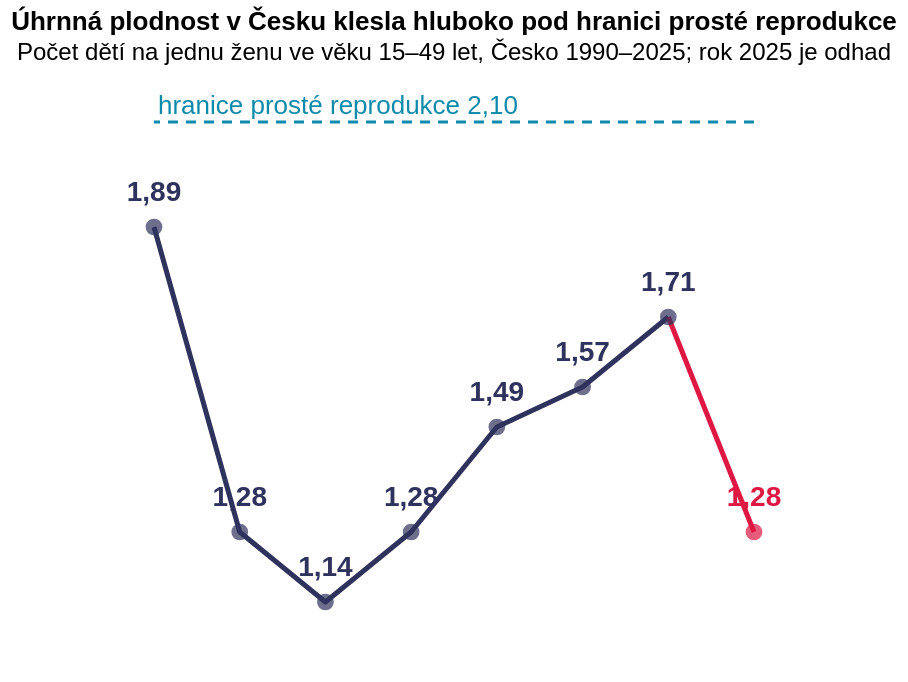

The Vega-Lite source for this figure:
### Vega-Lite specification from a JSON file in a GitHub repository (floating-point values rounded to 4 significant figures)
{"$schema": "https://vega.github.io/schema/vega-lite/v5.json", "title": {"text": "Úhrnná plodnost v Česku klesla hluboko pod hranici prosté reprodukce", "subtitle": "Počet dětí na jednu ženu ve věku 15–49 let, Česko 1990–2025; rok 2025 je odhad"}, "_source": "[ČSÚ, časové řady úhrnné plodnosti](https://csu.gov.cz/produkty/oby_cr); rok 2025 odhad (kulatý stůl Poslanecké sněmovny, 27. 4. 2026)", "height": 300, "data": {"values": [{"rok": 1990, "tfr": 1.89, "label": "1,89", "typ": "data", "predstava": "asi 19 dětí na 10 žen"}, {"rok": 1995, "tfr": 1.28, "label": "1,28", "typ": "data", "predstava": "zhruba 5 dětí na 4 ženy"}, {"rok": 2000, "tfr": 1.14, "label": "1,14", "typ": "data", "predstava": "asi 8 dětí na 7 žen"}, {"rok": 2005, "tfr": 1.28, "label": "1,28", "typ": "data", "predstava": "zhruba 5 dětí na 4 ženy"}, {"rok": 2010, "tfr": 1.49, "label": "1,49", "typ": "data", "predstava": "skoro 3 děti na 2 ženy"}, {"rok": 2015, "tfr": 1.57, "label": "1,57", "typ": "data", "predstava": "asi 11 dětí na 7 žen"}, {"rok": 2020, "tfr": 1.71, "label": "1,71", "typ": "data", "predstava": "asi 12 dětí na 7 žen"}, {"rok": 2025, "tfr": 1.28, "label": "1,28", "typ": "odhad", "predstava": "zhruba 5 dětí na 4 ženy"}]}, "layer": [{"data": {"values": [{}]}, "mark": {"type": "rule", "strokeDash": [5, 4], "stroke": "#0e8aab", "strokeWidth": 1.5}, "encoding": {"y": {"datum": 2.1, "type": "quantitative", "scale": {"domain": [1.0, 2.2]}}}}, {"data": {"values": [{}]}, "mark": {"type": "text", "align": "left", "dx": 2, "dy": -8, "color": "#0e8aab", "fontSize": 13}, "encoding": {"x": {"datum": 1990, "type": "quantitative", "scale": {"domain": [1990, 2025]}}, "y": {"datum": 2.1, "type": "quantitative", "scale": {"domain": [1.0, 2.2]}}, "text": {"value": "hranice prosté reprodukce 2,10"}}}, {"transform": [{"filter": "datum.rok <= 2020"}], "mark": {"type": "line", "stroke": "#2f325c", "strokeWidth": 2.5, "strokeJoin": "round"}, "encoding": {"x": {"field": "rok", "type": "quantitative", "title": null, "scale": {"domain": [1990, 2025], "nice": false}, "axis": {"format": "d", "values": [1990, 1995, 2000, 2005, 2010, 2015, 2020, 2025], "grid": false, "domain": false, "ticks": false, "labelAngle": 0}}, "y": {"field": "tfr", "type": "quantitative", "title": null, "scale": {"domain": [1.0, 2.2]}, "axis": {"grid": true, "gridColor": "#e8e8dc", "domain": false, "ticks": false, "values": [1.0, 1.3, 1.6, 1.9, 2.2], "format": ".1f"}}}}, {"transform": [{"filter": "datum.rok >= 2020"}], "mark": {"type": "line", "stroke": "#de1743", "strokeWidth": 2.5, "strokeJoin": "round"}, "encoding": {"x": {"field": "rok", "type": "quantitative", "scale": {"domain": [1990, 2025], "nice": false}, "axis": null}, "y": {"field": "tfr", "type": "quantitative", "scale": {"domain": [1.0, 2.2]}, "axis": null}}}, {"mark": {"type": "point", "filled": true, "size": 70}, "encoding": {"x": {"field": "rok", "type": "quantitative", "scale": {"domain": [1990, 2025], "nice": false}, "axis": null}, "y": {"field": "tfr", "type": "quantitative", "scale": {"domain": [1.0, 2.2]}, "axis": null}, "color": {"field": "typ", "type": "nominal", "scale": {"domain": ["data", "odhad"], "range": ["#2f325c", "#de1743"]}, "legend": null}, "tooltip": [{"field": "rok", "type": "quantitative", "title": "Rok", "format": "d"}, {"field": "label", "type": "nominal", "title": "Dětí na ženu"}, {"field": "predstava", "type": "nominal", "title": "Pro představu"}]}}, {"mark": {"type": "text", "baseline": "bottom", "dy": -10, "fontWeight": "bold", "fontSize": 14}, "encoding": {"x": {"field": "rok", "type": "quantitative", "scale": {"domain": [1990, 2025], "nice": false}, "axis": null}, "y": {"field": "tfr", "type": "quantitative", "scale": {"domain": [1.0, 2.2]}, "axis": null}, "text": {"field": "label"}, "color": {"field": "typ", "type": "nominal", "scale": {"domain": ["data", "odhad"], "range": ["#2f325c", "#de1743"]}, "legend": null}}}], "config": {"view": {"stroke": "transparent"}}}
